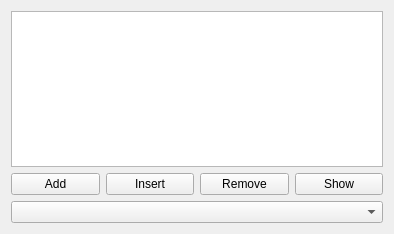
<?xml version="1.0" encoding="UTF-8"?>
<ui version="4.0">
 <class>Widget</class>
 <widget class="QWidget" name="Widget">
  <property name="geometry">
   <rect>
    <x>0</x>
    <y>0</y>
    <width>394</width>
    <height>234</height>
   </rect>
  </property>
  <property name="windowTitle">
   <string>Widget</string>
  </property>
  <layout class="QVBoxLayout" name="verticalLayout">
   <item>
    <widget class="QListView" name="listView"/>
   </item>
   <item>
    <layout class="QHBoxLayout" name="horizontalLayout">
     <item>
      <widget class="QPushButton" name="pushButton">
       <property name="text">
        <string>Add</string>
       </property>
      </widget>
     </item>
     <item>
      <widget class="QPushButton" name="pushButton_2">
       <property name="text">
        <string>Insert</string>
       </property>
      </widget>
     </item>
     <item>
      <widget class="QPushButton" name="pushButton_3">
       <property name="text">
        <string>Remove</string>
       </property>
      </widget>
     </item>
     <item>
      <widget class="QPushButton" name="pushButton_4">
       <property name="text">
        <string>Show</string>
       </property>
      </widget>
     </item>
    </layout>
   </item>
   <item>
    <widget class="QComboBox" name="comboBox"/>
   </item>
  </layout>
 </widget>
 <resources/>
 <connections/>
</ui>
